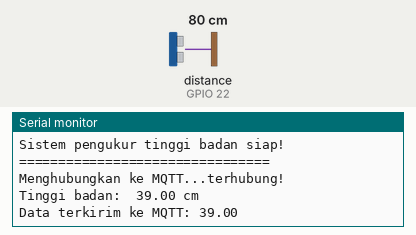
Simulated run of this program. Board: ESP32. Shown: the last lines printed to the serial monitor. The inputs (shaded band) are chosen by the test bench; at power-on: distance to the obstacle (sensor on GPIO 22) 80 cm. The echo pulse lasts 58.3 µs per cm; WiFi joins after 1.5 s; servers stay silent unless stated; random numbers use the default seed unless the program sets one; no MQTT or app messages arrive unless stated.

Above: at 2.7 s.
2.8 s: distance to the obstacle (sensor on GPIO 22) set to 2 cm
At 5.3 s:
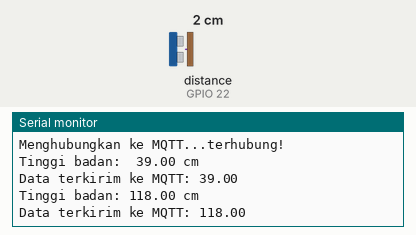
5.8 s: distance to the obstacle (sensor on GPIO 22) set to 120 cm
At 7.8 s:
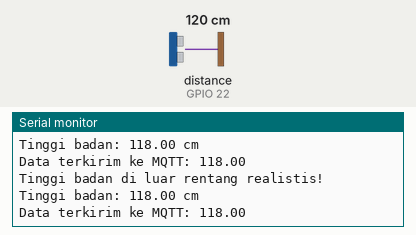

Measured:
- after the input at 2.8 s, the serial monitor: prints a new line after 1.6 s (image 1)
- after the input at 5.8 s, the serial monitor: prints a new line after 0.79 s (image 2)

The program:

main.cpp
```cpp
#include <WiFi.h>
#include <PubSubClient.h>
#include <NewPing.h>
#include <ArduinoJson.h>

const char* WIFI_SSID = "your_ssid";                // sesuaikan
const char* WIFI_PASSWORD = "your_wifi_password";   // sesuaikan
const char* MQTT_BROKER = "ip_addr_or_domain";      // sesuaikan
const int MQTT_PORT = 1883;
const char* MQTT_TOPIC = "iot/sensor_tinggi";       // sesuaikan
const char* MQTT_USERNAME = "mqtt_username";        // sesuaikan
const char* MQTT_PASSWORD = "mqtt_password";        // sesuaikan

#define TRIGGER_PIN  23       // sesuaikan
#define ECHO_PIN     22       // sesuaikan
#define MAX_DISTANCE 400      // sesuaikan
#define BASE_HEIGHT  120.0    // jarak sensor ke tanah

NewPing sonar(TRIGGER_PIN, ECHO_PIN, MAX_DISTANCE);
WiFiClient espClient;
PubSubClient client(espClient);

unsigned long lastMeasurement = 0;
const long measurementInterval = 2000;
float lastValidHeight = 0.0;
const float minHeight = 30.0;
const float maxHeight = 200.0;

void setupWiFi() {
  Serial.print("Menghubungkan ke WiFi");
  WiFi.begin(WIFI_SSID, WIFI_PASSWORD);

  while (WiFi.status() != WL_CONNECTED) {
    delay(500);
    Serial.print(".");
  }

  Serial.println("\nWiFi terhubung!");
  Serial.print("IP Address: ");
  Serial.println(WiFi.localIP());
}

void reconnectMQTT() {
  while (!client.connected()) {
    Serial.print("Menghubungkan ke MQTT...");

    String clientId = "ESP32-Ultrasonic-";
    clientId += String(random(0xffff), HEX);

    if (client.connect(clientId.c_str(), MQTT_USERNAME, MQTT_PASSWORD)) {
      Serial.println("terhubung!");
    } else {
      Serial.print("gagal, rc=");
      Serial.print(client.state());
      Serial.println(" coba lagi dalam 5 detik...");
      delay(5000);
    }
  }
}

float measureHeight() {
  const int numReadings = 5;
  float totalDistance = 0.0;
  int validReadings = 0;

  for (int i = 0; i < numReadings; i++) {
    delay(30);

    float distance = sonar.ping_cm();

    if (distance > 0.0 && distance <= MAX_DISTANCE) {
      totalDistance += distance;
      validReadings++;
    }
  }

  if (validReadings == 0) {
    Serial.println("Pembacaan sensor tidak valid!");
    return -1.0;
  }

  float avgDistance = totalDistance / validReadings;

  float height = BASE_HEIGHT - avgDistance;

  if (height >= minHeight && height <= maxHeight) {
    lastValidHeight = height;
    return height;
  } else {
    Serial.println("Tinggi badan di luar rentang realistis!");
    return lastValidHeight;
  }
}

void setup() {
  Serial.begin(115200);

  setupWiFi();

  client.setServer(MQTT_BROKER, MQTT_PORT);

  Serial.println("Sistem pengukur tinggi badan siap!");
  Serial.println("================================");
}

void loop() {
  if (!client.connected()) {
    reconnectMQTT();
  }
  client.loop();

  if (millis() - lastMeasurement >= measurementInterval) {
    float height = measureHeight();

    if (height > 0.0) {
      char heightStr[15];
      char serialStr[15];

      dtostrf(height, 6, 2, serialStr);
      Serial.print("Tinggi badan: ");
      Serial.print(serialStr);
      Serial.println(" cm");

      dtostrf(height, 0, 2, heightStr);

      if (client.publish(MQTT_TOPIC, heightStr)) {
        Serial.print("Data terkirim ke MQTT: ");
        Serial.println(heightStr);
      } else {
        Serial.println("Gagal mengirim ke MQTT!");
      }
    }

    lastMeasurement = millis();
  }

  delay(100);
}
```
